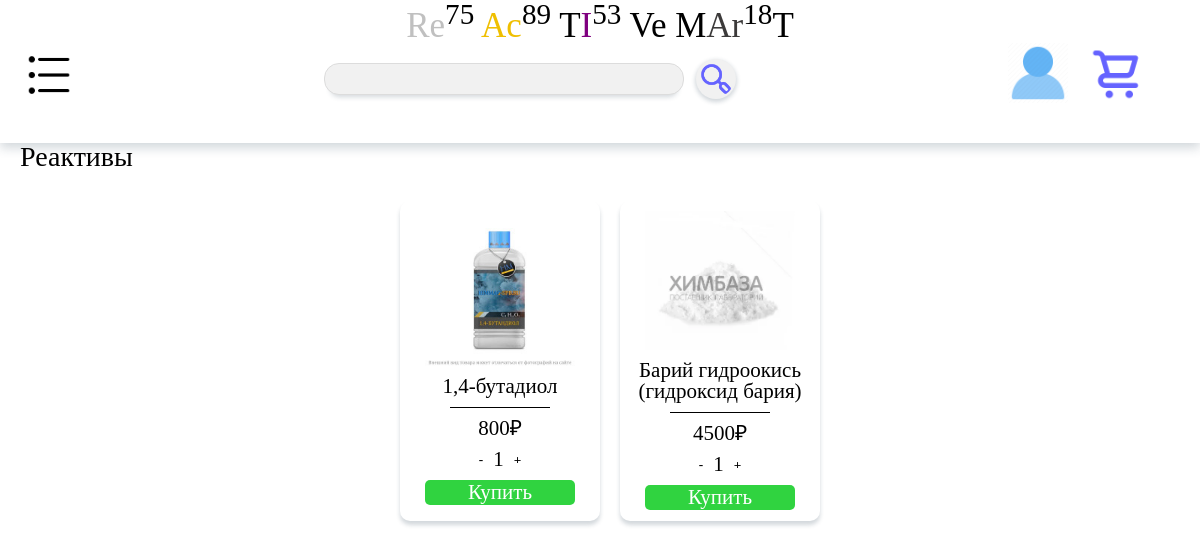
The page / on the database its author committed.
### app/models.py (models this page shows, shortened)
class Category(models.Model):
    cat = models.CharField(verbose_name="Категория", max_length=255,unique=True)
    cat_slug = models.SlugField(max_length=255, verbose_name="Category URL")
    def get_absolute_url(self):
        return reverse('category_product', kwargs={'cat_slug': self.cat_slug})
    class Meta:
        verbose_name = "Категория"
        verbose_name_plural = "Категории"

class Product(models.Model):
    product_name = models.CharField(max_length=255,verbose_name="Название продукта")
    product_description = models.TextField(verbose_name="Описание", blank=True)
    product_price = models.DecimalField(decimal_places=0, max_digits=10,  verbose_name="Цена", default=0)
    product_image = models.ImageField(upload_to="Img/",verbose_name="Изображение продукта")
    product_slug = models.SlugField(max_length=255, unique=True,db_index=True,verbose_name="URL")
    product_physico_chemical_characteristics = models.TextField(verbose_name="Физико-химические свойства", blank=True)
    cat = models.ForeignKey('Category',on_delete=models.DO_NOTHING)
    class Meta:
        verbose_name = "Продукт"
        verbose_name_plural = "Продукты"

### app/views.py (the view, shortened to what this page needs)
# urls.py: path('',HomePage.as_view(), name='index_page'),
class HomePage(TemplateView):
    template_name = "app/index.html"
    model = Product
    def get_context_data(self, **kwargs):
        context = super().get_context_data(**kwargs)
        context["products"] = Product.objects.all()
        context["category"] = Category.objects.annotate(num_products=Count('product')).filter(num_products__gt=0)
        context["categories"] = Category.objects.annotate(num_products=Count('product')).filter(num_products__gt=0)
        context["search_form"] = SearchForm()
        context["title"] = "Reactive Mart"
        context["method"] = "POST"
        return context

### app/forms.py
class SearchForm(forms.Form):
    query = forms.CharField(label = '',max_length=100, widget=forms.TextInput(attrs={"class":"search-input",'placeholder': '',"name":"q"}))

### app/templates/app/index.html (shortened to what this page needs)
{% extends 'app/base.html' %}
{% load static %}
{% block content %}
{% for c in category %}
<p class="category">{{c.cat}}</p>
<div class="products">
		{% for p in products %}
		{% if p.cat == c %}
			<div class="product">
				<p class="product-img"><img src="{{p.product_image.url}}"></p>
				<span class="product-name">{{p.product_name}}</span>
				<div class="stroke"></div>
				<span class="product-price">{{p.product_price}}₽</span>
				<div class="count">
					<button data-item-id="{{ p.pk }}" onclick="reduceValue('counter{{p.pk}}')">-</button>
					<span id="counter{{p.pk}}">1</span>
					<button data-item-id="{{ p.pk }}" onclick="increaseValue('counter{{p.pk}}')">+</button>
				</div>
				<button class="add-to-cart" data-product-id="{{ p.id }}">Купить</button>
			</div>
		{% endif %}
		{% endfor %}
</div>
{% endfor %}
{% endblock %}
{% block search %}
<form method="{{method}}">
	<ul>
		<li>{{ search_form.as_p }}</li>
		<li class="search-btn"><button><img src="{% static 'app/images/search.png' %}"></button></li>
	</ul>
</form>
{% endblock %}

### app/static/app/css/style.css (style rules this page uses)
* { padding: 0; margin: 0; border: 0; }
*,*:before,*:after { -moz-box-sizing: border-box; -webkit-box-sizing: border-box; box-sizing: border-box; }
html,body { height: 100%; width: 100%; font-size: 100%; line-height: 1; font-size: 14px; -ms-text-size-adjust: 100%; -moz-text-size-adjust: 100%; -webkit-text-size-adjust: 100%; }
input,button,textarea { font-family:inherit; }
button { cursor: pointer; }
ul li { list-style: none; }
img { vertical-align: top; }
.second-menu ul { display: flex; height: 100px; }
.second-menu ul img { width: 20%; }
.search-input { background-color: #F1F1F1; border: 1px solid #DCDCDC; border-radius: 15px; display: flex; position: absolute; left: 27%; width: 30%; height: 4%; margin-top: 20px; max-width: 1000px; max-height: 40px; padding: 10px; font-size: 20px; -webkit-box-shadow: 0px 8px 5px -6px rgba(34, 60, 80, 0.2); -moz-box-shadow: 0px 8px 5px -6px rgba(34, 60, 80, 0.2); box-shadow: 0px 8px 5px -6px rgba(34, 60, 80, 0.2); }
.search-btn { margin-top: 5px; left: 58%; width: 12%; position: absolute; }
.search-btn img { position: absolute; background-color: #F1F1F1; border-radius: 50%; padding: 2px; min-width: 40px; -webkit-box-shadow: 0px 2px 4px 1px rgba(34, 60, 80, 0.2); -moz-box-shadow: 0px 2px 4px 1px rgba(34, 60, 80, 0.2); box-shadow: 0px 2px 4px 1px rgba(34, 60, 80, 0.2); }
.category { font-size: 200%; margin-left: 20px; }
.products { justify-content: center; margin-top: 30px; display: flex; }
.product { margin-left: 20px; display: flex; flex-direction: column; justify-content: center; align-items: center; text-align: center; height: 320px; width: 200px; border-radius: 10px; -webkit-box-shadow: 0px 4px 4px 0px rgba(34, 60, 80, 0.2); -moz-box-shadow: 0px 4px 4px 0px rgba(34, 60, 80, 0.2); box-shadow: 0px 4px 4px 0px rgba(34, 60, 80, 0.2); }
.product-img img { width: 150px; }
.product-img { display: flex; justify-content: center; }
.product-name { font-size: 150%; margin-top: 10px; display: flex; justify-content: center; }
.stroke { margin: 0 auto; text-align: center; width: 100px; margin-top: 10px; height: 1px; background-color: black; }
.product-price { display: flex; justify-content: center; font-size: 150%; margin-top: 10px; }
.count { margin-top: 10px; font-size: 150%; display: flex; justify-content: center; }
.count button { font-weight: bold; background-color: white; margin-left: 10px; margin-right: 10px; }
.add-to-cart { display: block; margin: 0 auto; background-color: #30D340; color: white; font-size: 150%; width: 150px; border-radius: 5px; margin-top: 10px; }

### rows shown on the page
Category: cat "Реактивы"
Product: product_image (picture), product_name "1,4-бутадиол", product_price "800"
Product: product_image (picture), product_name "Барий гидроокись (гидроксид бария)", product_price "4500"
